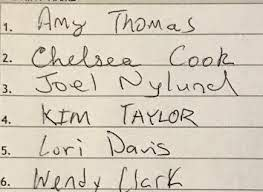
#> input picture test1.png, 263 x 192 px
$ python BasicOCR.py
#> lines starting #> are read from the running program, lines starting #| are printed output that depends on the picture
# -*- coding: utf-8 -*-
"""
Created on Mon Jun 29 02:33:44 2020

@author: eternal_demon
"""

import cv2
import pytesseract


img = cv2.imread('test1.png', cv2.IMREAD_GRAYSCALE)
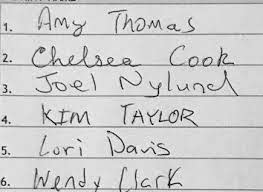
#> img: shape (192, 263); min 0, max 255, mean 205.3

# [14 lines of commented-out code are left out]


config = ('-l eng --oem 1 --psm 3')
# use img or thresh as input on the basis of what you want to use.
#> (the run stopped early here; a loop or call above may not have finished)
